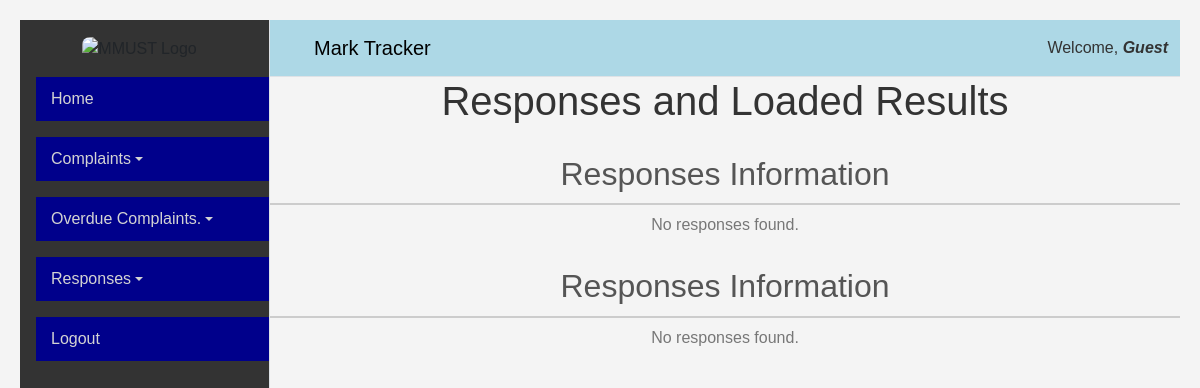
Page /responses/ (signed in) on the earlier database version.
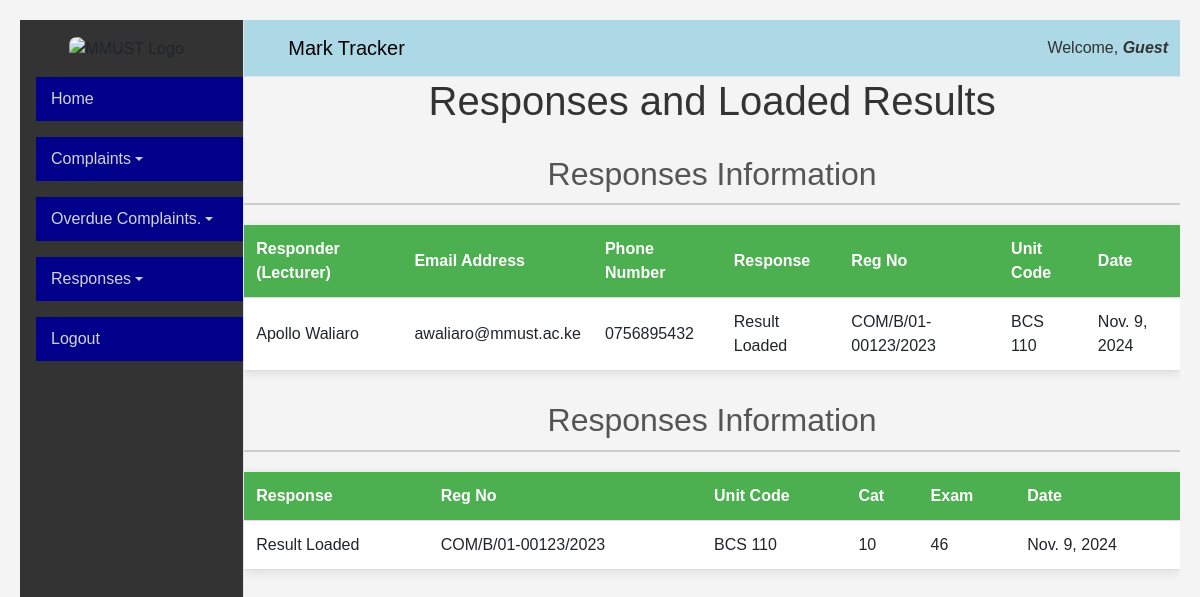
Same page on the later database version.
### complaints/models.py (models this page shows, shortened)
class Response(models.Model):
    response_code = models.CharField(max_length=100, primary_key=True)
    responder = models.ForeignKey(Lecturer, on_delete=models.CASCADE)
    response = models.CharField(
        max_length=100,
        choices=[
            ('No Result', 'No Result'),
            ('No CAT Mark', 'No CAT Mark'),
            ('No Exam Mark', 'No Exam Mark'),
            ('Result Loaded', 'Result Loaded')
        ],
        help_text="Select a response"
    )
    reg_no = models.ForeignKey(Student, on_delete=models.CASCADE)
    unit_code = models.ForeignKey(Unit, on_delete=models.CASCADE)
    cat = models.CharField(max_length=3, default='-', help_text="Enter Cat Mark or -")  # Now non-nullable with default
    exam = models.CharField(max_length=3, default='-', help_text="Enter Exam Mark or -")  # Required field
    date = models.DateField(default=timezone.now)
    class Meta:
        constraints = [
            models.UniqueConstraint(
                fields=['reg_no', 'unit_code'],
                name='unique_response_per_student_unit'
            )
        ]

class Lecturer(models.Model):
    lec_no = models.CharField(primary_key=True, unique=True, max_length=20, help_text="Please Enter Lecturer Number")
    email_address = models.EmailField(max_length=200, help_text="Please Enter Lecturer Email Address")
    username = models.EmailField(unique=True, max_length=200, help_text="Enter a valid Username")
    first_name = models.CharField(max_length=200, help_text="Please Enter Student First Name")
    last_name = models.CharField(max_length=200, help_text="Please Enter Student Last Name")
    phone_number = models.CharField(max_length=13, validators=[validate_kenyan_phone_number], help_text="Enter phone number in the format 0798073204 or +254798073404")
    role = models.CharField(max_length=50, choices=[('Member', 'Member'), ('Exam Officer', 'Exam Officer'), ('COD', 'COD')])
    dep_code = models.ForeignKey(Department, on_delete=models.CASCADE)

class Student(models.Model):
    reg_no = models.CharField(primary_key=True, unique=True, max_length=200, validators=[validate_reg_no], help_text="Please Enter Student Registration Number")
    username = models.CharField(unique=True, max_length=200, help_text="Enter a valid Username")
    first_name = models.CharField(max_length=200, help_text="Please Enter Student First Name")
    last_name = models.CharField(max_length=200, help_text="Please Enter Student Last Name")
    email_address = models.EmailField(max_length=200, help_text="Please Enter Student Email Address")
    phone_number = models.CharField(max_length=13, validators=[validate_kenyan_phone_number], help_text="Enter phone number in the format 0798073204 or +254798073404")
    course_code = models.ForeignKey(Course, on_delete=models.CASCADE)

class Unit(models.Model):
    unit_code = models.CharField(primary_key=True, unique=True, max_length=20, help_text="Please Enter Unit Code")
    unit_name = models.CharField(max_length=200, help_text="Please Enter Unit Name")

### complaints/views.py (the view)
# urls.py: path('responses/', ResponsesView.as_view(), name='responses'),
class ResponsesView(View):
    def get(self, request):
        username = request.session.get('username')
        if not username:
            return redirect('login')  # Redirect to login if username is not in session
        try:
            cod_lecturer = Lecturer.objects.get(username=username)
            department_code = cod_lecturer.dep_code
            responses = Response.objects.filter(
                responder__dep_code=department_code
            ).select_related('reg_no', 'unit_code', 'responder')
            context = {
                'responses': responses,
            }
            return render(request, 'responses.html', context)
        except Lecturer.DoesNotExist:
            return render(request, 'responses.html', {'error': 'Lecturer not found.'})

### complaints/templates/responses.html (shortened to what this page needs)
{% extends 'cod_base_dashboard.html' %}
{% block content %}
    <h1>Responses and Loaded Results</h1>
    <h2>Responses Information</h2>
    {% if responses %}
        <table>
            <thead>
                <tr>
                    <th>Responder (Lecturer)</th>
                    <th>Email Address</th>
                    <th>Phone Number</th>
                    <th>Response</th>
                    <th>Reg No</th>
                    <th>Unit Code</th>
                    <th>Date</th>
                </tr>
            </thead>
            <tbody>
                {% for response in responses %}
                    <tr>
                        <td>{{ response.responder.first_name }} {{ response.responder.last_name }}</td>
                        <td>{{ response.responder.email_address }}</td>
                        <td>{{ response.responder.phone_number }}</td>
                        <td>{{ response.response }}</td>
                        <td>{{ response.reg_no.reg_no }}</td>
                        <td>{{ response.unit_code.unit_code }}</td>
                        <td>{{ response.date }}</td>
                    </tr>
                {% endfor %}
            </tbody>
        </table>
    {% else %}
        <p>No responses found.</p>
    {% endif %}
    <h2>Responses Information</h2>
    {% if responses %}
        <table>
            <thead>
                <tr>
                    <th>Response</th>
                    <th>Reg No</th>
                    <th>Unit Code</th>
                    <th>Cat</th>
                    <th>Exam</th>
                    <th>Date</th>
                </tr>
            </thead>
            <tbody>
                {% for response in responses %}
                    <tr>
                        <td>{{ response.response }}</td>
                        <td>{{ response.reg_no.reg_no }}</td>
                        <td>{{ response.unit_code.unit_code }}</td>
                        <td>{{ response.cat }}</td>
                        <td>{{ response.exam }}</td>
                        <td>{{ response.date }}</td>
                    </tr>
                {% endfor %}
            </tbody>
        </table>
    {% else %}
        <p>No responses found.</p>
    {% endif %}
    {% endblock %}

### complaints/templates/cod_base_dashboard.html (shortened to what this page needs)
{% load static %}
<!DOCTYPE html>
<html lang="en">
<head>
    <link rel="stylesheet" href="{% static 'css/my_dashboard.css' %}">
    <link rel="stylesheet" href="https://cdn.jsdelivr.net/npm/bootstrap@5.3.0/dist/css/bootstrap.min.css">
    <link href="https://cdnjs.cloudflare.com/ajax/libs/MaterialDesign-Webfont/5.3.45/css/materialdesignicons.min.css" rel="stylesheet">
</head>
<body>
    <div class="dashboard-container d-flex">
        <aside id="sidebar" class="sidebar border-end">
            <div class="sidebar-logo text-center py-3">
                <img src="{% static 'img/mmust-logo.png' %}" alt="MMUST Logo" class="connect-logo">
            </div>
            <ul class="list-unstyled ps-3">
                <li class="mb-3">
                    <a href="{% url 'cod-dashboard' %}" class="menu-link">
                         <span class="menu-text">Home</span>
                    </a>
                </li>
                <li class="mb-3">
                    <a href="#complaintSubmenu" data-bs-toggle="collapse" aria-expanded="false" class="dropdown-toggle">
                         <span class="menu-text">Complaints</span>
                    </a>
                </li>
                <li class="mb-3">
                    <a href="#resultsSubmenu" data-bs-toggle="collapse" aria-expanded="false" class="dropdown-toggle">
                         <span class="menu-text">Overdue Complaints.</span>
                    </a>
                </li>
                <li class="mb-3">
                    <a href="#nominalRollSubmenu" data-bs-toggle="collapse" aria-expanded="false" class="dropdown-toggle">
                         <span class="menu-text">Responses</span>
                    </a>
                </li>
                <a href="{% url 'logout' %}" class="nav-item"> Logout</a>
            </ul>
        </aside>
        <div class="main-content flex-grow-1">
            <header class="navbar navbar-expand-lg border-bottom">
                <div class="container-fluid">
                    <button id="toggleSidebar" class="btn"></button>
                    <span class="navbar-brand ms-2">Mark Tracker</span>
                    <span class="ms-auto">Welcome, <i><b>{{ last_name|default:"Guest" }}</b></i></span>
                </div>
            </header>
            <main class="main-content" id="hero-section">
                <section id="home" class="hero">
                    <div class="hero-content">
                        {% block content %}{% endblock %}
                    </div>
                </section>
            </main>
        </div>
    </div>
</body>
</html>

### complaints/static/css/my_dashboard.css (style rules this page uses)
.dashboard-container { height: 100vh; display: flex; overflow: hidden; }
.sidebar { width: 250px; background-color: #333; transition: width 0.3s ease; }
.sidebar-logo { text-align: center; padding: 15px 0; }
.sidebar .list-unstyled { padding: 0; }
.sidebar a { display: flex; align-items: center; padding: 10px 15px; color: #d3d3d3; font-weight: 500; text-decoration: none; background-color: #00008b; transition: background-color 0.2s; }
.main-content { display: flex; flex-direction: column; flex-grow: 1; overflow-y: auto; }
.navbar { background-color: #add8e6; color: #333; }
.connect-logo { max-width: 200px; height: auto; margin-right: 10px; border-radius: 8px; }
button#toggleSidebar { background: none; border: none; font-size: 1.5rem; color: #333; }
h2 { font-size: 24px; font-weight: 600; color: #343a40; margin-bottom: 20px; }
body { font-family: Arial, sans-serif; background-color: #f8f9fa; margin: 0; padding: 20px; }
h2 { color: #343a40; text-align: center; margin-bottom: 20px; }
table { width: 100%; border-collapse: collapse; margin-top: 20px; background-color: white; box-shadow: 0 2px 5px rgba(0, 0, 0, 0.1); }
th, td { border: 1px solid #dee2e6; padding: 8px; text-align: left; }
th { background-color: #007bff; color: white; }
body { font-family: Arial, sans-serif; background-color: #f0f0f8; margin: 0; padding: 20px; }
h1 { color: #333; text-align: center; margin-bottom: 20px; }
h2 { color: #555; margin-top: 40px; }
table { width: 100%; border-collapse: collapse; margin-top: 20px; }
th, td { padding: 8px 12px; border: 1px solid #ccc; text-align: left; }
th { background-color: #f4f4f4; font-weight: bold; color: #333; }
a { text-decoration: none; color: #007bff; font-weight: bold; }

### complaints/templates/responses.html (style rules this page uses)
body { font-family: Arial, sans-serif; background-color: #f4f4f4; margin: 0; padding: 20px; }
h1 { color: #333; text-align: center; margin-bottom: 20px; }
h2 { color: #555; margin-top: 30px; border-bottom: 2px solid #ccc; padding-bottom: 10px; }
table { width: 100%; margin: 20px 0; border-collapse: collapse; box-shadow: 0 2px 10px rgba(0, 0, 0, 0.1); background-color: white; }
th, td { padding: 12px; text-align: left; border-bottom: 1px solid #ddd; }
th { background-color: #4CAF50; color: white; }

Differences in the rows shown:
added Response: responder.first_name "Apollo", responder.last_name "Waliaro", responder.email_address "awaliaro@mmust.ac.ke", responder.phone_number "0756895432", response "Result Loaded", reg_no.reg_no "COM/B/01-00123/2023", unit_code.unit_code "BCS 110", date "Nov. 9, 2024", cat "10", exam "46"
Other differences:
text no longer shown: "No responses found. No responses found."
text now shown: "Responder (Lecturer) Email Address Phone Number Response Reg No Unit Code Date Response Reg No Unit Code Cat Exam Date"
